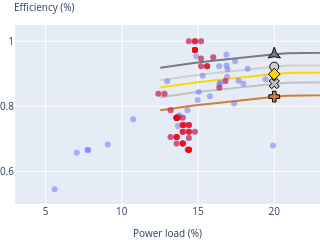

The notebook cell saved with this chart:
### Code cell
# ===============
# Highlight the data from a given router model
# ===============


# Filter for the router model of interest

# model_id = '8201-32FH'
# model_id = 'NCS-55A1-24H'
model_id = 'ASR-920-24SZ-M'
# model_id = '8201-24H8FH'
tmp = df.loc[df['router_model']== model_id]

# Combine the data from both PSU
loads = tmp['load_PSU1'].tolist()
loads.append(tmp['load_PSU2'].tolist())
efficiencies = tmp['efficiency_PSU1'].tolist()
efficiencies.append(tmp['efficiency_PSU2'].tolist())

fig.add_trace(
    go.Scatter(
        x = loads,
        y = efficiencies,
        mode='markers',
        marker=dict(
            color='red', 
            opacity=marker_opacity,
        ),
        showlegend=False
    )
)

# Define the custom layout options
custom_layout = dict(
    width=0.2*landscapewidth_px,
)
# Combine with the defaults and apply
# layout = default_layout.copy() <- Don't copy! We want to update from the previous plot
layout.update(custom_layout)
fig.update_layout(layout)

fig.write_image(out_path/str('efficiency_'+model_id+'.pdf'))

fig.show()
